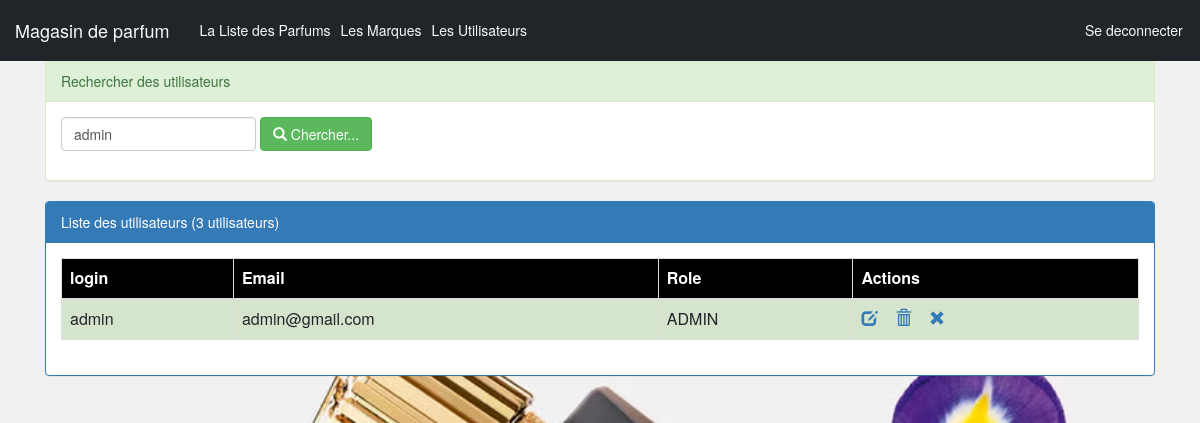
The page /pages/utilisateurs.php?login=admin (signed in) on the database its author committed.
### tables this page shows
create table utilisateur(
    iduser int(4) auto_increment primary key,
    login varchar(50),
    email varchar(255),
    role varchar(50),    
    etat int(1),         
    pwd varchar(255)
);

### pages/utilisateurs.php (the view, shortened to what this page needs)
<?php
    require_once("connexiondb.php");
    $login=isset($_GET['login'])?$_GET['login']:"";
    $requeteUser="select * from utilisateur where login like '%$login%'";
    $requeteCount="select count(*) countUser from utilisateur";
    $resultatUser=$pdo->query($requeteUser);
    $resultatCount=$pdo->query($requeteCount);
    $tabCount=$resultatCount->fetch();
    $nbrUser=$tabCount['countUser'];
?>
<HTML>
    <head>
        <link rel="stylesheet" type="text/css" href="../css/bootstrap.min.css">
        <link rel="stylesheet" type="text/css" href="../css/monstyle.css">
        <link rel="stylesheet" href="https://maxcdn.bootstrapcdn.com/bootstrap/3.4.1/css/bootstrap.min.css">
    </head>
    <body>
        <?php include("menu.php"); ?>
        <div class="container">
            <div class="panel panel-success margetop">
				<div class="panel-heading">Rechercher des utilisateurs</div>
				<div class="panel-body">
					<form method="get" action="utilisateurs.php" class="form-inline">
						<div class="form-group">
                            <input type="text" name="login"
                                   placeholder="Login"
                                   class="form-control"
                                   value="<?php echo $login ?>"/>
                        </div>
				        <button type="submit" class="btn btn-success">
                            <span class="glyphicon glyphicon-search"></span>
                            Chercher...
                        </button>
					</form>
				</div>
			</div>
            <div class="panel panel-primary">
                <div class="panel-heading">Liste des utilisateurs (<?php echo $nbrUser ?> utilisateurs)</div>
                <div class="panel-body">
                    <table class="table table-striped table-bordered">
                        <thead>
                            <tr>
                                <th>login</th> <th>Email</th> <th>Role</th> <th>Actions</th>
                            </tr>
                        </thead>
                        <tbody>
                            <?php while($user=$resultatUser->fetch()){ ?>
                                <tr class="<?php echo $user['etat']==1?'success':'danger'?>">
                                    <td><?php echo $user['login'] ?> </td>
                                    <td><?php echo $user['email'] ?> </td>
                                    <td><?php echo $user['role'] ?> </td>
                                   <td>
                                        <a href="editerUtilisateur.php?idUser=<?php echo $user['iduser'] ?>">
                                            <span class="glyphicon glyphicon-edit"></span>
                                        </a>
                                        <a onclick="return confirm('Etes vous sur de vouloir supprimer cet utilisateur')"
                                            href="supprimerUtilisateur.php?idUser=<?php echo $user['iduser'] ?>">
                                                <span class="glyphicon glyphicon-trash"></span>
                                        </a>
                <a href="activerUtilisateur.php?idUser=<?php echo $user['iduser'] ?>&etat=<?php echo $user['etat']  ?>">
                                                <?php
                                                    if($user['etat']==1)
                                                        echo '<span class="glyphicon glyphicon-remove"></span>';
                                                    else
                                                        echo '<span class="glyphicon glyphicon-ok"></span>';
                                                ?>
                                            </a>
                                        </td>
                                </tr>
                             <?php } ?>
                        </tbody>
                    </table>
                </div>
            </div>
        </div>
    </body>
</HTML>

### css/monstyle.css (style rules this page uses)
.margetop { margin-top: 60px; }

### pages/utilisateurs.php (style rules this page uses)
body { background-image: url('../images/pic2.avif'); background-size: cover; background-position: center; }
table thead { background-color: #000; color: #fff; }

### rows shown on the page
utilisateur: login "admin", email "admin@gmail.com", role "ADMIN", etat 1 (drawn)

### other values the page prints
$nbrUser "3"
